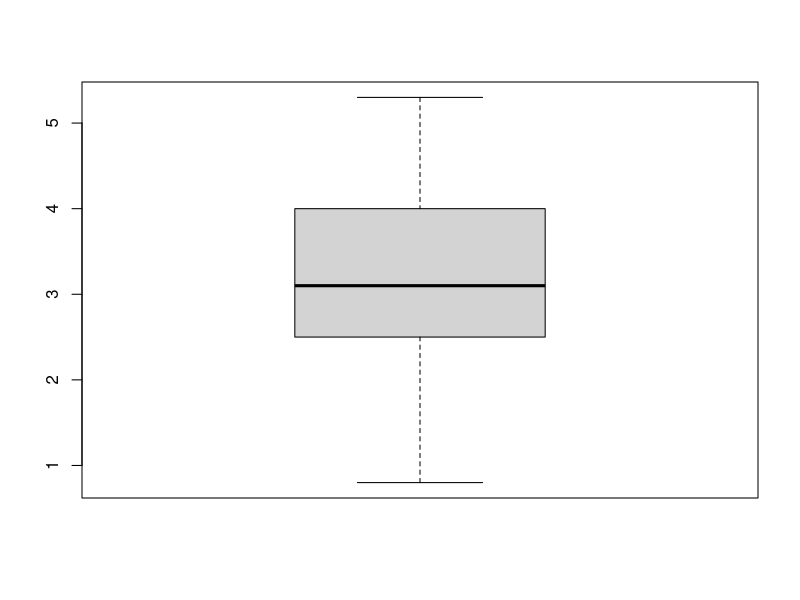

Write the R code that produced this figure.
#Ejercicio 2
C = c(0.8,2.2,2.2,2.3,2.4,2.6,2.9,2.9,2.9,3.1,3.1,3.2,3.7,3.8,3.8,4.2,4.2,4.4,5.0,5.3)
mean(C)
var(C)
n=length(C)
var=(var(C)*n-1)/n
sd(C)
sqrt(var)
sd(C)/mean(C)
quantile(C,0.5)
quantile(C,0.25)
quantile(C,0.75)
max(C)-min(C)
quantile(C,0.75)-quantile(C,0.25)
boxplot(C)
